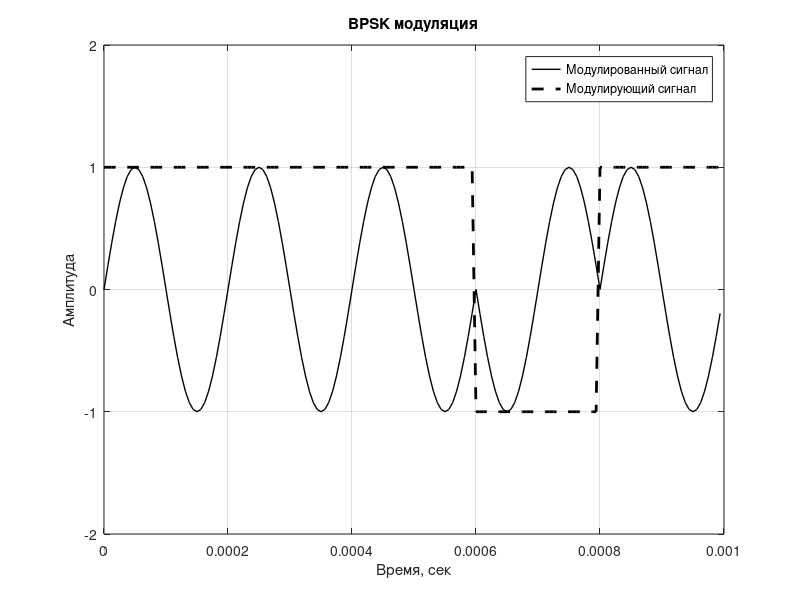

The MATLAB source for this figure: (Note: this script raises an error after producing the figure.)
clear, clc, close all

load('BarkerCodes.mat');
% кодируемая последовательность
code = barker5;
% количество отсчетов одного периода синуса
m = 32;
% длительность импульса в периодах синусойды
num_of_periods_per_bit = 1;
% частота сигнала в Гц
fc = 5000;

fs = fc*m;
ts = 0 : 1/fs : (m*length(code)*num_of_periods_per_bit)/fs-1/fs;
N = length(ts);


sinus = sin(2*pi*fc*ts);
    
% длина одного бита в отсчётах

n_for_bit = m*num_of_periods_per_bit;


% формируем модулирующий сигнал
fm = zeros(1,N);
for i=1:length(code)
    for j=n_for_bit*(i-1)+1:n_for_bit*i
        fm(j) = code(i);
    end
end


x = sinus.*fm;

filename = 'bpskDAC.txt';  % Имя файла
fid = fopen(filename, 'w'); % Открываем файл для записи

% Запись частоты сигнала, частоты дискретизации и значение ARR в файл
fprintf(fid, 'Частота сигнала: %d Гц\n', fc);
fprintf(fid, 'Частота дискретизации: %d Гц\n', fs);
ARR = round((80*10^6)/(fs))-1;
fprintf(fid, 'Значение ARR (при частоте тактирования шины 80 МГц): %d \n', ARR);
fprintf(fid, 'Количество элементов в массиве: %d \n\n', length(x));
% запись отсчетов для 12 разрядного DAC в текстовый файл
dlmwrite(filename, round(1736*x)+1736,'-append', 'delimiter', ',');
%dlmwrite(filename, round(500*x)+(4000-500),'-append', 'delimiter', ',');
fclose(fid);

% построение графиков
plot(ts,x,'black','LineWidth',1), grid on, hold on;
plot(ts,fm,'--black','LineWidth',2), grid on;
title ('BPSK модуляция');
ylim([-2 2]);
xlabel('Время, сек'), ylabel('Амплитуда');
legend({'Модулированный сигнал';'Модулирующий сигнал'});

% Вычисление автокорреляционной функции с помощью функции myAutocorr
autocorr = Autocorr(x);

% Создание оси времени
time = -(length(x)-1):(length(x)-1);

% Построение графика автокорреляционной функции
figure;
stem(time, autocorr,'.',"black",'LineWidth',0.5);
xlabel('Смещение');
ylabel('Автокорреляция');
title('Функция автокорреляции');
grid on;

% Чтение отчетов принятого микрофоном сигнала
% Указываем путь к текстовому файлу
file_path = 'bpskADC.txt';

% Открываем текстовый файл для чтения
fileID = fopen(file_path, 'r');

% Чтение данных из текстового файла
dataadc = fscanf(fileID, '%f');
dataadc = (dataadc-mean(dataadc))./mean(dataadc);
% Закрываем файл
fclose(fileID);

% Создаем вектор времени для оси X
tsadc = 1:numel(dataadc);
tstime = 0 : 1/fs : (length(dataadc)/fs-1/fs);
% Построение графика
figure;
plot(tstime, dataadc,'black','LineWidth',1);
xlabel('Время, сек');
ylabel('Амплитуда');
title('График сигнала снятого с АЦП');
grid on;

crosscorr = Crosscorr(dataadc,x);

% Построение графика автокорреляционной функции
figure;
stem(tsadc, crosscorr,'.',"black",'LineWidth',0.5);
xlabel('Смещение');
ylabel('Корреляция');
ylim([-1 1]);
title('Функция корреляции');
grid on;
